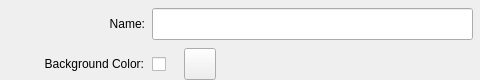
<?xml version="1.0" encoding="UTF-8"?>
<ui version="4.0">
 <class>SliceCfger</class>
 <widget class="QFrame" name="SliceCfger">
  <property name="geometry">
   <rect>
    <x>0</x>
    <y>0</y>
    <width>480</width>
    <height>80</height>
   </rect>
  </property>
  <widget class="QLabel" name="nameTag">
   <property name="geometry">
    <rect>
     <x>88</x>
     <y>8</y>
     <width>57</width>
     <height>32</height>
    </rect>
   </property>
   <property name="text">
    <string>Name:</string>
   </property>
   <property name="alignment">
    <set>Qt::AlignRight|Qt::AlignTrailing|Qt::AlignVCenter</set>
   </property>
  </widget>
  <widget class="QLineEdit" name="name">
   <property name="geometry">
    <rect>
     <x>152</x>
     <y>8</y>
     <width>321</width>
     <height>32</height>
    </rect>
   </property>
  </widget>
  <widget class="QPushButton" name="colorSelect">
   <property name="geometry">
    <rect>
     <x>184</x>
     <y>48</y>
     <width>32</width>
     <height>32</height>
    </rect>
   </property>
   <property name="whatsThis">
    <string>Select Color</string>
   </property>
   <property name="icon">
    <iconset resource="../res/vshow.qrc">
     <normaloff>:/image/color_background_64.png</normaloff>:/image/color_background_64.png</iconset>
   </property>
  </widget>
  <widget class="QCheckBox" name="colorSwitch">
   <property name="geometry">
    <rect>
     <x>152</x>
     <y>48</y>
     <width>24</width>
     <height>32</height>
    </rect>
   </property>
   <property name="text">
    <string/>
   </property>
  </widget>
  <widget class="QLabel" name="colorTag">
   <property name="geometry">
    <rect>
     <x>0</x>
     <y>48</y>
     <width>144</width>
     <height>32</height>
    </rect>
   </property>
   <property name="text">
    <string>Background Color:</string>
   </property>
   <property name="alignment">
    <set>Qt::AlignRight|Qt::AlignTrailing|Qt::AlignVCenter</set>
   </property>
  </widget>
 </widget>
 <resources>
  <include location="../res/vshow.qrc"/>
 </resources>
 <connections/>
</ui>
